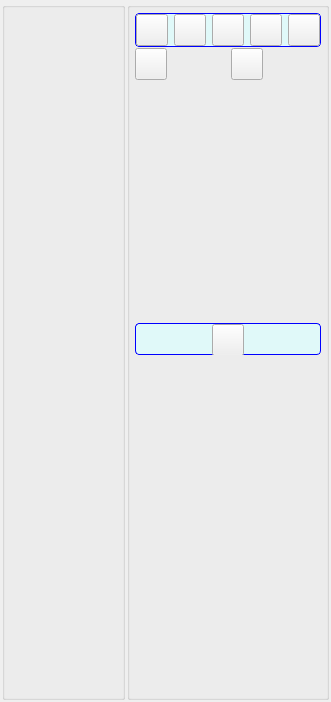
<?xml version="1.0" encoding="UTF-8"?>
<ui version="4.0">
 <class>ChatRoomWidgetUi</class>
 <widget class="QWidget" name="ChatRoomWidgetUi">
  <property name="geometry">
   <rect>
    <x>0</x>
    <y>0</y>
    <width>331</width>
    <height>702</height>
   </rect>
  </property>
  <property name="sizePolicy">
   <sizepolicy hsizetype="Expanding" vsizetype="Expanding">
    <horstretch>0</horstretch>
    <verstretch>0</verstretch>
   </sizepolicy>
  </property>
  <property name="windowTitle">
   <string>Chat Room Client</string>
  </property>
  <property name="windowIcon">
   <iconset>
    <normaloff>:/TruthOrDare/Resources/ic_people_normal.png</normaloff>:/TruthOrDare/Resources/ic_people_normal.png</iconset>
  </property>
  <layout class="QHBoxLayout" name="horizontalLayout_3">
   <property name="spacing">
    <number>2</number>
   </property>
   <property name="leftMargin">
    <number>2</number>
   </property>
   <property name="topMargin">
    <number>2</number>
   </property>
   <property name="rightMargin">
    <number>2</number>
   </property>
   <property name="bottomMargin">
    <number>2</number>
   </property>
   <item>
    <widget class="QGroupBox" name="FriendsGroupBox">
     <property name="sizePolicy">
      <sizepolicy hsizetype="Preferred" vsizetype="Expanding">
       <horstretch>0</horstretch>
       <verstretch>0</verstretch>
      </sizepolicy>
     </property>
     <property name="minimumSize">
      <size>
       <width>0</width>
       <height>0</height>
      </size>
     </property>
     <property name="title">
      <string/>
     </property>
     <layout class="QVBoxLayout" name="verticalLayout_2">
      <property name="spacing">
       <number>2</number>
      </property>
      <property name="leftMargin">
       <number>1</number>
      </property>
      <property name="topMargin">
       <number>1</number>
      </property>
      <property name="rightMargin">
       <number>1</number>
      </property>
      <property name="bottomMargin">
       <number>1</number>
      </property>
      <item>
       <widget class="QLabel" name="m_StatusLabel">
        <property name="text">
         <string notr="true"/>
        </property>
       </widget>
      </item>
      <item>
       <widget class="QLabel" name="m_GroupUserStatusLabel">
        <property name="font">
         <font>
          <pointsize>10</pointsize>
         </font>
        </property>
        <property name="text">
         <string/>
        </property>
       </widget>
      </item>
      <item>
       <widget class="FriendListWidget" name="friendListWidget" native="true">
        <property name="sizePolicy">
         <sizepolicy hsizetype="Expanding" vsizetype="Expanding">
          <horstretch>0</horstretch>
          <verstretch>0</verstretch>
         </sizepolicy>
        </property>
       </widget>
      </item>
     </layout>
    </widget>
   </item>
   <item>
    <widget class="QGroupBox" name="ChatRoomItemsBox">
     <property name="sizePolicy">
      <sizepolicy hsizetype="Expanding" vsizetype="Expanding">
       <horstretch>0</horstretch>
       <verstretch>0</verstretch>
      </sizepolicy>
     </property>
     <property name="minimumSize">
      <size>
       <width>0</width>
       <height>0</height>
      </size>
     </property>
     <property name="title">
      <string/>
     </property>
     <layout class="QVBoxLayout" name="verticalLayout_3">
      <property name="spacing">
       <number>1</number>
      </property>
      <property name="leftMargin">
       <number>5</number>
      </property>
      <property name="topMargin">
       <number>5</number>
      </property>
      <property name="rightMargin">
       <number>5</number>
      </property>
      <property name="bottomMargin">
       <number>5</number>
      </property>
      <item>
       <widget class="QFrame" name="m_OffersFrame">
        <property name="styleSheet">
         <string notr="true">QFrame#m_OffersFrame
{   
background-color: #e0f9f9;
border: 1px solid blue;
border-radius: 4px; 
}</string>
        </property>
        <property name="frameShape">
         <enum>QFrame::NoFrame</enum>
        </property>
        <property name="frameShadow">
         <enum>QFrame::Raised</enum>
        </property>
        <layout class="QHBoxLayout" name="horizontalLayout">
         <property name="leftMargin">
          <number>0</number>
         </property>
         <property name="topMargin">
          <number>0</number>
         </property>
         <property name="rightMargin">
          <number>0</number>
         </property>
         <property name="bottomMargin">
          <number>0</number>
         </property>
         <item>
          <widget class="VxPushButton" name="m_VoipButton">
           <property name="sizePolicy">
            <sizepolicy hsizetype="Fixed" vsizetype="Fixed">
             <horstretch>0</horstretch>
             <verstretch>0</verstretch>
            </sizepolicy>
           </property>
           <property name="minimumSize">
            <size>
             <width>32</width>
             <height>32</height>
            </size>
           </property>
           <property name="maximumSize">
            <size>
             <width>32</width>
             <height>32</height>
            </size>
           </property>
           <property name="text">
            <string/>
           </property>
           <property name="iconSize">
            <size>
             <width>32</width>
             <height>32</height>
            </size>
           </property>
          </widget>
         </item>
         <item>
          <widget class="VxPushButton" name="m_VideoChatButton">
           <property name="minimumSize">
            <size>
             <width>32</width>
             <height>32</height>
            </size>
           </property>
           <property name="maximumSize">
            <size>
             <width>32</width>
             <height>32</height>
            </size>
           </property>
           <property name="text">
            <string/>
           </property>
           <property name="iconSize">
            <size>
             <width>32</width>
             <height>32</height>
            </size>
           </property>
          </widget>
         </item>
         <item>
          <widget class="VxPushButton" name="m_TrueOrDareButton">
           <property name="minimumSize">
            <size>
             <width>32</width>
             <height>32</height>
            </size>
           </property>
           <property name="maximumSize">
            <size>
             <width>32</width>
             <height>32</height>
            </size>
           </property>
           <property name="text">
            <string/>
           </property>
           <property name="iconSize">
            <size>
             <width>32</width>
             <height>32</height>
            </size>
           </property>
          </widget>
         </item>
         <item>
          <widget class="VxPushButton" name="m_SendAttachmentButton">
           <property name="minimumSize">
            <size>
             <width>32</width>
             <height>32</height>
            </size>
           </property>
           <property name="maximumSize">
            <size>
             <width>32</width>
             <height>32</height>
            </size>
           </property>
           <property name="text">
            <string/>
           </property>
           <property name="iconSize">
            <size>
             <width>32</width>
             <height>32</height>
            </size>
           </property>
          </widget>
         </item>
         <item>
          <widget class="VxPushButton" name="m_OptionsButton">
           <property name="minimumSize">
            <size>
             <width>32</width>
             <height>32</height>
            </size>
           </property>
           <property name="maximumSize">
            <size>
             <width>32</width>
             <height>32</height>
            </size>
           </property>
           <property name="text">
            <string/>
           </property>
           <property name="iconSize">
            <size>
             <width>32</width>
             <height>32</height>
            </size>
           </property>
          </widget>
         </item>
        </layout>
       </widget>
      </item>
      <item>
       <widget class="QFrame" name="m_ResponseFrame">
        <property name="frameShape">
         <enum>QFrame::NoFrame</enum>
        </property>
        <property name="frameShadow">
         <enum>QFrame::Raised</enum>
        </property>
        <layout class="QHBoxLayout" name="horizontalLayout_2">
         <property name="leftMargin">
          <number>0</number>
         </property>
         <property name="topMargin">
          <number>0</number>
         </property>
         <property name="rightMargin">
          <number>0</number>
         </property>
         <property name="bottomMargin">
          <number>0</number>
         </property>
         <item>
          <widget class="VxPushButton" name="m_AcceptOfferButton">
           <property name="sizePolicy">
            <sizepolicy hsizetype="Fixed" vsizetype="Fixed">
             <horstretch>0</horstretch>
             <verstretch>0</verstretch>
            </sizepolicy>
           </property>
           <property name="minimumSize">
            <size>
             <width>32</width>
             <height>32</height>
            </size>
           </property>
           <property name="maximumSize">
            <size>
             <width>32</width>
             <height>32</height>
            </size>
           </property>
           <property name="text">
            <string/>
           </property>
           <property name="iconSize">
            <size>
             <width>32</width>
             <height>32</height>
            </size>
           </property>
          </widget>
         </item>
         <item>
          <widget class="QLabel" name="m_AcceptLabel">
           <property name="text">
            <string/>
           </property>
          </widget>
         </item>
         <item>
          <widget class="VxPushButton" name="m_RejectOfferButton">
           <property name="minimumSize">
            <size>
             <width>32</width>
             <height>32</height>
            </size>
           </property>
           <property name="maximumSize">
            <size>
             <width>32</width>
             <height>32</height>
            </size>
           </property>
           <property name="text">
            <string/>
           </property>
           <property name="iconSize">
            <size>
             <width>32</width>
             <height>32</height>
            </size>
           </property>
          </widget>
         </item>
         <item>
          <widget class="QLabel" name="m_RejectLabel">
           <property name="text">
            <string/>
           </property>
          </widget>
         </item>
        </layout>
       </widget>
      </item>
      <item>
       <widget class="VidWidget" name="m_VidWidget" native="true">
        <property name="sizePolicy">
         <sizepolicy hsizetype="Expanding" vsizetype="Expanding">
          <horstretch>0</horstretch>
          <verstretch>0</verstretch>
         </sizepolicy>
        </property>
        <property name="maximumSize">
         <size>
          <width>16777215</width>
          <height>240</height>
         </size>
        </property>
       </widget>
      </item>
      <item>
       <widget class="TodGameWidget" name="m_TodGameWidget" native="true"/>
      </item>
      <item>
       <widget class="QFrame" name="m_HangupSessionFrame">
        <property name="sizePolicy">
         <sizepolicy hsizetype="Expanding" vsizetype="Fixed">
          <horstretch>0</horstretch>
          <verstretch>0</verstretch>
         </sizepolicy>
        </property>
        <property name="minimumSize">
         <size>
          <width>0</width>
          <height>32</height>
         </size>
        </property>
        <property name="maximumSize">
         <size>
          <width>16777215</width>
          <height>32</height>
         </size>
        </property>
        <property name="styleSheet">
         <string notr="true">QFrame#m_HangupSessionFrame
{   
background-color: #e0f9f9;
border: 1px solid blue;
border-radius: 4px; 
}</string>
        </property>
        <property name="frameShape">
         <enum>QFrame::NoFrame</enum>
        </property>
        <property name="frameShadow">
         <enum>QFrame::Raised</enum>
        </property>
        <layout class="QGridLayout" name="gridLayout">
         <property name="leftMargin">
          <number>0</number>
         </property>
         <property name="topMargin">
          <number>0</number>
         </property>
         <property name="rightMargin">
          <number>0</number>
         </property>
         <property name="bottomMargin">
          <number>0</number>
         </property>
         <property name="spacing">
          <number>0</number>
         </property>
         <item row="0" column="0">
          <widget class="VxPushButton" name="m_HangupSessionButton">
           <property name="sizePolicy">
            <sizepolicy hsizetype="Fixed" vsizetype="Fixed">
             <horstretch>0</horstretch>
             <verstretch>0</verstretch>
            </sizepolicy>
           </property>
           <property name="minimumSize">
            <size>
             <width>32</width>
             <height>32</height>
            </size>
           </property>
           <property name="maximumSize">
            <size>
             <width>32</width>
             <height>32</height>
            </size>
           </property>
           <property name="text">
            <string/>
           </property>
           <property name="iconSize">
            <size>
             <width>32</width>
             <height>32</height>
            </size>
           </property>
          </widget>
         </item>
        </layout>
       </widget>
      </item>
      <item>
       <widget class="SessionWidget" name="m_SessionWidget" native="true">
        <property name="sizePolicy">
         <sizepolicy hsizetype="Expanding" vsizetype="Expanding">
          <horstretch>0</horstretch>
          <verstretch>0</verstretch>
         </sizepolicy>
        </property>
       </widget>
      </item>
     </layout>
    </widget>
   </item>
  </layout>
 </widget>
 <customwidgets>
  <customwidget>
   <class>VxPushButton</class>
   <extends>QPushButton</extends>
   <header>VxPushButton.h</header>
  </customwidget>
  <customwidget>
   <class>SessionWidget</class>
   <extends>QWidget</extends>
   <header>SessionWidget.h</header>
   <container>1</container>
  </customwidget>
  <customwidget>
   <class>VidWidget</class>
   <extends>QWidget</extends>
   <header location="global">VidWidget.h</header>
   <container>1</container>
  </customwidget>
  <customwidget>
   <class>TodGameWidget</class>
   <extends>QWidget</extends>
   <header>TodGameWidget.h</header>
   <container>1</container>
  </customwidget>
  <customwidget>
   <class>FriendListWidget</class>
   <extends>QWidget</extends>
   <header>FriendListWidget.h</header>
   <container>1</container>
  </customwidget>
 </customwidgets>
 <resources>
  <include location="../gotvcommon.qrc"/>
 </resources>
 <connections/>
</ui>
